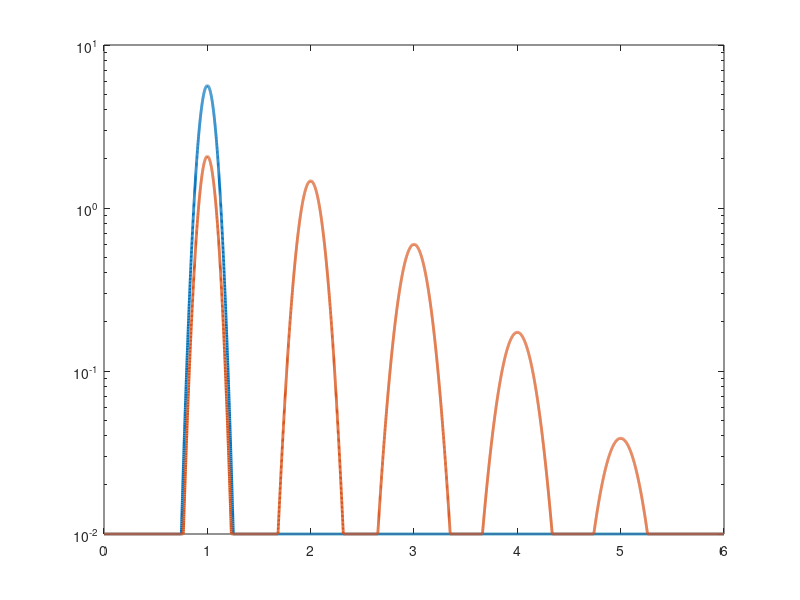

Reproduce this figure in MATLAB. (Note: this script raises an error after producing the figure.)
%--------------------------------------------------------------------------
%                            DESCRIPTION: 
%--------------------------------------------------------------------------
% This program uses fourier transform to convolve and anti fourier
% transform to recover the data. This allowed us to calculate pile up in
% O(NlogN) time for rectangular shaped pulses. This can calculate pile up
% for arbitary count rate and arbitary spectrum but can not predict pile up
% of anything but rectangular pulse shapes.
%--------------------------------------------------------------------------

%--------------------------------------------------------------------------
% PARAMETERS
%--------------------------------------------------------------------------
Emin = 0; % Minimum Energy
Emax = 6; % Maximum Energy
Total_bins = 10000; % Number of bins in Energy Array


count_rate = 1; % count rate of the spectrum
tf = 1;% dead time of pulses
utf=count_rate*tf; % overlap probablity 

bar = 1e-2; % The lowest value shown in graph
%--------------------------------------------------------------------------
% INPUT SPECTRUM
%--------------------------------------------------------------------------
E = linspace(Emin,Emax,Total_bins); % Energy Array
dE = E(2)-E(1); % increment in energy between bins

input_spectrum = exp(-(E-1).^2/0.1^2); % the function of the spectrum

% normalized probablity distribution for input spectrum
integral_input_spectrum=sum(input_spectrum)*dE;
P = input_spectrum/integral_input_spectrum; 


%--------------------------------------------------------------------------
% PILEUP, O(NlogN) time
%--------------------------------------------------------------------------
Pf = fft(P)*dE; % fourier transform
F = Pf.* exp(utf*(Pf-1)); % the convolution formula in fourier space
output_spectrum = ifft(F); %reverse fourier transform for piled-up spectrum

% normalized probablity distribution for input spectrum
Pn=output_spectrum/(sum(output_spectrum)*dE); 

%--------------------------------------------------------------------------
% PLOT
%--------------------------------------------------------------------------
figure 
semilogy(E,max(P,bar),'LineWidth',2);
hold on
semilogy(E,max(Pn,bar),'LineWidth',2);
hold off
title('Fourier PPU for Rectangular pulses with dead time = ' ...
    +string(tf)+' and count rate = '+string(count_rate));
ylabel('Probablity Distribution', 'FontSize',14);
xlabel('Energy',  'FontSize',14);
grid on;
grid minor;
lgd=legend('raw input spectrum','piled up output spectrum');
lgd.FontSize = 14;